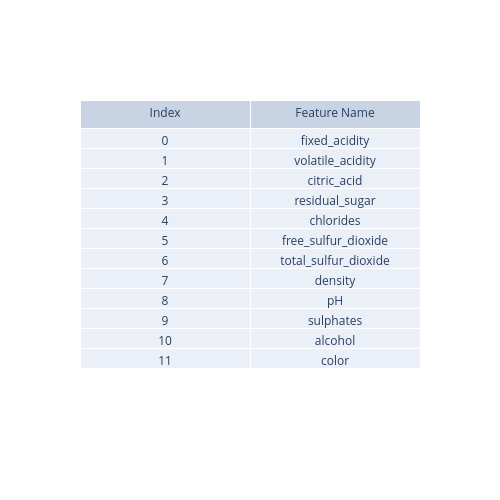

Notebook code for this chart:
### Code cell
fig = go.Figure(data=[go.Table(header=dict(values=['Index', 'Feature Name']),
                 cells=dict(values=[features, ['fixed_acidity', 'volatile_acidity', 'citric_acid', 'residual_sugar',
       'chlorides', 'free_sulfur_dioxide', 'total_sulfur_dioxide', 'density',
       'pH', 'sulphates', 'alcohol', 'color']]))
                     ])
fig.update_layout(width=500, height=500)
fig.show()
pio.write_image(fig, "images/features.svg")

### Figure 1 — Plotly figure (JSON) as saved in the notebook; plotly's stock layout.template omitted (floating-point values rounded to 4 significant figures)
{"data": [{"cells": {"values": [[0, 1, 2, 3, 4, 5, 6, 7, 8, 9, 10, 11], ["fixed_acidity", "volatile_acidity", "citric_acid", "residual_sugar", "chlorides", "free_sulfur_dioxide", "total_sulfur_dioxide", "density", "pH", "sulphates", "alcohol", "color"]]}, "header": {"values": ["Index", "Feature Name"]}, "type": "table"}], "layout": {"height": 500, "width": 500}}
